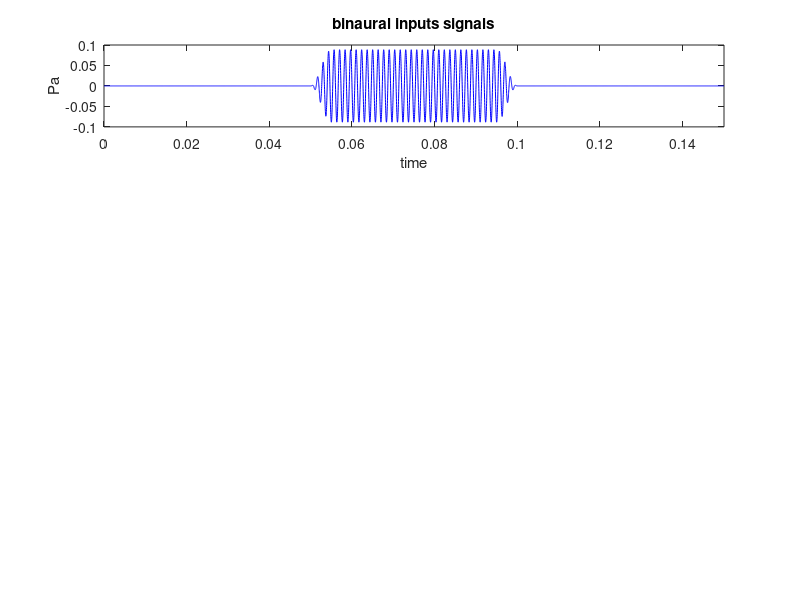

Reproduce this figure in MATLAB. (Note: this script raises an error after producing the figure.)
function test_binaural
% test_binaural is a first attempt to produce a binaural model
%  incorporating MSO and IC models.
% The monaural response is computed first for left and right stimuli
%  before using the CN response as input to the binaural MSO model
%  that, in turn, feeds a single cell IC model.
%
% The function has no arguments and everything is set up internally
%
% #1
% Identify the file (in 'MAPparamsName') containing the model parameters
%  the default is 'PL' which uses primary like neurons in the CN to
%  simulate spherical bushy cells
%
% #2
% Set AN_spikesOrProbability'). to 'spikes'
%
% #3
% Choose between a tone signal or file input (in 'signalType')
%
% #4
% Set the signal rms level (in leveldBSPL)
%
% #5
% Identify the channels in terms of their best frequencies in the vector
%  BFlist. This is currently a single-channel model, so only one BF needed
%
% #6
% Last minute changes to the parameters fetched earlier can be made using
%  the cell array of strings 'paramChanges'.
%  Each string must have the same format as the corresponding line in the
%  file identified in 'MAPparamsName'
% Currently this is used to specify that only HSR fibers are used and
%  for changing the current per AN spike at the CN dendrite
%
% #7
% specify the parameters of the MSO cells in the MSOParams structure
%
% #8
% specify the parameters of the IC cells in the ICMSOParams structure
%
% #9
% identify the plots required from MAP1_14 (i.e. before the bonaural model)
%
% #10
% Specify ITDs. The program cycles through different ITDs
%

global CNoutput dtSpikes
dbstop if error
restorePath=path;
addpath (['..' filesep 'MAP'],    ['..' filesep 'wavFileStore'], ...
    ['..' filesep 'utilities'])

%%  #1 monaural model parameter file name
MAPparamsName='PL';


%% #2 'spikes' are mandatory for this model
AN_spikesOrProbability='spikes';


%% #3 pure tone, harmonic sequence or speech file input
signalType= 'tones';
sampleRate= 50000;
duration=0.050;                 % seconds
rampDuration=.005;              % raised cosine ramp (seconds)
beginSilence=0.050;
endSilence=0.050;
toneFrequency= 750;            % or a pure tone (Hz)

%   or
% harmonic sequence (Hz)
% F0=210;
% toneFrequency= F0:F0:8000;

%   or
% signalType= 'file';
% fileName='twister_44kHz';

if strcmp(signalType, 'file')
    % needed for labeling plot
    showMapOptions.fileName=fileName;
else
    showMapOptions.fileName=[];
end

%% #4 rms level
leveldBSPL= 70;


%% #5 number of channels in the model
BFlist=toneFrequency;

%% #6 change model parameters

paramChanges={'IHCpreSynapseParams.tauCa=80e-6;',...
    'MacGregorMultiParams.currentPerSpike=0.800e-6;'};

% Parameter changes can be used to change one or more model parameters
%  *after* the MAPparams file has been read

%% #7 MSO parameters
MSOParams.nNeuronsPerBF=	10;   % N neurons per BF
MSOParams.type = 'primary-like cell';
MSOParams.fibersPerNeuron=4;   % N input fibers
MSOParams.dendriteLPfreq=2000;  % dendritic filter
MSOParams.currentPerSpike=0.11e-6; % (A) per spike
MSOParams.currentPerSpike=0.5e-6; % (A) per spike
MSOParams.Cap=4.55e-9;   % cell capacitance (Siemens)
MSOParams.tauM=5e-4;     % membrane time constant (s)
MSOParams.Ek=-0.01;      % K+ eq. potential (V)
MSOParams.dGkSpike=3.64e-5; % K+ cond.shift on spike,S
MSOParams.tauGk=	0.0012; % K+ conductance tau (s)
MSOParams.Th0=	0.01;   % equilibrium threshold (V)
MSOParams.c=	0.01;       % threshold shift on spike, (V)
MSOParams.tauTh=	0.015;  % variable threshold tau
MSOParams.Er=-0.06;      % resting potential (V)
MSOParams.Eb=0.06;       % spike height (V)
MSOParams.debugging=0;        % (special)
MSOParams.wideband=0;         % special for wideband units

%% #8 IC parameters
ICchopperParams.nNeuronsPerBF=	10;   % N neurons per BF
ICchopperParams.type = 'chopper cell';
ICchopperParams.fibersPerNeuron=10;  % N input fibers
ICchopperParams.dendriteLPfreq=50;   % dendritic filter
ICchopperParams.currentPerSpike=50e-9; % *per spike
ICchopperParams.currentPerSpike=100e-9; % *per spike
ICchopperParams.Cap=1.67e-8; % ??cell capacitance (Siemens)
ICchopperParams.tauM=0.002;  % membrane time constant (s)
ICchopperParams.Ek=-0.01;    % K+ eq. potential (V)
ICchopperParams.dGkSpike=1.33e-4; % K+ cond.shift on spike,S
ICchopperParams.tauGk=	0.0005;% K+ conductance tau (s)
ICchopperParams.Th0=	0.01; % equilibrium threshold (V)
ICchopperParams.c=	0;        % threshold shift on spike, (V)
ICchopperParams.tauTh=	0.02; % variable threshold tau
ICchopperParams.Er=-0.06;    % resting potential (V)
ICchopperParams.Eb=0.06;     % spike height (V)
ICchopperParams.PSTHbinWidth=	1e-4;

%% #9 delare 'showMap' options to control graphical output
% this applies to the monaural input model only
showMapOptions.printModelParameters=0;   % prints all parameters
showMapOptions.showModelOutput=1;   % plot all stages if monaural input

%% #10 ITDs
% the program cycles through a range of stimulus ITDs
ITDs=0e-6:100e-6:2000e-6;
% ITDs=0; % single shot

%% Now start computing!
figure(98), clf, set(gcf, 'name', 'binaural demo')
MSOcounts=zeros(1,length(ITDs));
ICcounts=zeros(1,length(ITDs));
ITDcount=0;
for ITD=ITDs
    ITDcount=ITDcount+1;
    delaySamples=round(ITD* sampleRate);
    %% Generate stimuli
    switch signalType
        case 'tones'
            % Create pure tone stimulus
            dt=1/sampleRate; % seconds
            time=dt: dt: duration;
            inputSignal=sum(sin(2*pi*toneFrequency'*time), 1);
            amp=10^(leveldBSPL/20)*28e-6;   % converts to Pascals (peak)
            inputSignal=amp*inputSignal;
            % apply ramps
            % catch rampTime error
            if rampDuration>0.5*duration, rampDuration=duration/2; end
            rampTime=dt:dt:rampDuration;
            ramp=[0.5*(1+cos(2*pi*rampTime/(2*rampDuration)+pi)) ...
                ones(1,length(time)-length(rampTime))];
            inputSignal=inputSignal.*ramp;
            ramp=fliplr(ramp);
            inputSignal=inputSignal.*ramp;
            % add silence
            intialSilence= zeros(1,round(beginSilence/dt));
            finalSilence= zeros(1,round(endSilence/dt));
            inputSignal= [intialSilence inputSignal finalSilence];

        case 'file'
            %% file input simple or mixed
            [inputSignal sampleRate]=wavread(fileName);
            dt=1/sampleRate;
            inputSignal=inputSignal(:,1);
            targetRMS=20e-6*10^(leveldBSPL/20);
            rms=(mean(inputSignal.^2))^0.5;
            amp=targetRMS/rms;
            inputSignal=inputSignal*amp;
            intialSilence= zeros(1,round(0.1/dt));
            finalSilence= zeros(1,round(0.2/dt));
            inputSignal= [intialSilence inputSignal' finalSilence];
    end

    %% run the monaural model twice
    t=dt:dt:dt*length(inputSignal);
    for ear={'left','right'}
        figure(98), subplot(4,1,1), colour='b'; hold off
        switch ear{1}
            case 'right'
                inputSignal=circshift(inputSignal', delaySamples)';
                hold on
                colour='r';
        end
        plot(t, inputSignal, colour)
        title ('binaural inputs signals')
        ylabel('Pa'), xlabel('time')
        xlim([0 max(t)])

        % call to monaural model
        MAP1_14(inputSignal, sampleRate, BFlist, ...
            MAPparamsName, AN_spikesOrProbability, paramChanges);

        % the model run is now complete. Now display the results
        UTIL_showMAP(showMapOptions, paramChanges)

        % copy the CN inputspiking pattern to the binaural display
        figure(98)
        switch ear{1}
            case 'left'
                CNoutputLeft=CNoutput;
                subplot(4,2,3)
            case 'right'
                CNoutputRight=CNoutput;
                subplot(4,2,4)
        end
        plotInstructions=[];
        plotInstructions.axes=gca;
        plotInstructions.displaydt=dtSpikes;
        plotInstructions.title= ['CN spikes ' ear{1}];
        plotInstructions.rasterDotSize=2;
        if sum(sum(CNoutput))<100
            plotInstructions.rasterDotSize=3;
        end
        UTIL_plotMatrix(CNoutput, plotInstructions);

    end % left/ right ear

    %%  MSO
    % run MSO model using left and right CN spikes
    MSOspikes=MSO(CNoutputLeft,CNoutputRight, dtSpikes, MSOParams);
    
    sumspikes=sum(sum(MSOspikes));
    disp(['ITD/ MSO spikes count= ' num2str([ITD sumspikes])])
    MSOcounts(ITDcount)=sumspikes;
    figure(98), subplot(4,2, 8), cla, hold off, plot(ITDs*1e6, MSOcounts)

    %% IC chopper
    % run IC model using all MSO spikes as input to a single IC cell
    ICMSOspikes=ICchopper(MSOspikes, dtSpikes, ICchopperParams);
    
    sumspikes=sum(sum(ICMSOspikes));
    disp(['ITD/ ICMSO spikes count= ' num2str([ITD sumspikes])])
    ICcounts(ITDcount)=sumspikes;
    figure(98), subplot(4,2,8),hold on, plot(ITDs*1e6, ICcounts,'r')
    xlabel('ITD'), ylabel(' spike count')
    title('MSO (blue)/ IC (red) spike counts')
    legend({'MSO','IC'})

end % ITDs

path(restorePath)


function MSOspikes=MSO(CNoutputLeft,CNoutputRight, dtSpikes, MSOparams)
%%
[nMSOcells nEpochs]=size(CNoutputLeft);
inputCurrent=zeros(nMSOcells, nEpochs);
MSOmembranePotential=inputCurrent;

MSO_tauM=MSOparams.tauM;
MSO_tauGk=MSOparams.tauGk;
MSO_tauTh=MSOparams.tauTh;
MSO_cap=MSOparams.Cap;
MSO_c=MSOparams.c;
MSO_b=MSOparams.dGkSpike;
MSO_Th0=MSOparams.Th0;
MSO_Ek=MSOparams.Ek;
MSO_Eb= MSOparams.Eb;
MSO_Er=MSOparams.Er;

MSO_E=zeros(nMSOcells,1);
MSO_Gk=zeros(nMSOcells,1);
MSO_Th=MSO_Th0*ones(nMSOcells,1);

% Dendritic filtering, all spikes are replaced by CNalphaFunction functions
MSOdendriteLPfreq= MSOparams.dendriteLPfreq;
MSOcurrentPerSpike=MSOparams.currentPerSpike;
MSOspikeToCurrentTau=1/(2*pi*MSOdendriteLPfreq);
t=dtSpikes:dtSpikes:5*MSOspikeToCurrentTau;
MSO_CNalphaFunction= (MSOcurrentPerSpike / ...
    MSOspikeToCurrentTau)*t.*exp(-t / MSOspikeToCurrentTau);
% show alpha function
% figure(84), subplot(4,2,2), plot(t,MSO_CNalphaFunction)
% title(['LP cutoff ' num2str(MSOdendriteLPfreq)])

% convert CN spikes to post-dendritic current
CN_spikes=CNoutputLeft+CNoutputRight;
for i=1:nMSOcells
    x= conv2(CN_spikes(i,:),  MSO_CNalphaFunction);
    inputCurrent(i,:)=x(1:nEpochs);
end

if MSO_c==0
    % faster computation when threshold is stable (c==0)
    for t=1:nEpochs
        s=MSO_E>MSO_Th0;
        dE = (-MSO_E/MSO_tauM + inputCurrent(:,t)/MSO_cap +...
            (MSO_Gk/MSO_cap).*(MSO_Ek-MSO_E))*dtSpikes;
        dGk=-MSO_Gk*dtSpikes/MSO_tauGk +MSO_b*s;
        MSO_E=MSO_E+dE;
        MSO_Gk=MSO_Gk+dGk;
        MSOmembranePotential(:,t)=MSO_E+s.*(MSO_Eb-MSO_E)+MSO_Er;
    end
else
    %  threshold is changing (MSO_c>0; e.g. bushy cell)
    for t=1:nEpochs
        dE = (-MSO_E/MSO_tauM + ...
            inputCurrent(:,t)/MSO_cap + (MSO_Gk/MSO_cap)...
            .*(MSO_Ek-MSO_E))*dtSpikes;
        MSO_E=MSO_E+dE;
        s=MSO_E>MSO_Th;
        MSOmembranePotential(:,t)=MSO_E+s.*(MSO_Eb-MSO_E)+MSO_Er;
        dGk=-MSO_Gk*dtSpikes/MSO_tauGk +MSO_b*s;
        MSO_Gk=MSO_Gk+dGk;

        % After a spike, the threshold is raised
        % otherwise it settles to its baseline
        dTh=-(MSO_Th-MSO_Th0)*dtSpikes/MSO_tauTh +s*MSO_c;
        MSO_Th=MSO_Th+dTh;
    end
end

figure(98),subplot(4,1,3)
hold off, imagesc(MSOmembranePotential)
title ('MSO (V)')

MSOspikes=MSOmembranePotential> -0.01;
% Remove any spike that is immediately followed by a spike
%  NB 'find' works on columns (whence the transposing)
MSOspikes=MSOspikes';
idx=find(MSOspikes);
idx=idx(1:end-1);
MSOspikes(idx+1)=0;
MSOspikes=MSOspikes';


function ICMSOspikes=ICchopper(ICMSOspikes, dtSpikes, ICMSOParams)
%%
ICMSOspikes=sum(ICMSOspikes);
[nICMSOcells nEpochs]=size(ICMSOspikes);
inputCurrent=zeros(nICMSOcells, nEpochs);
ICMSOmembranePotential=inputCurrent;

ICMSO_tauM=ICMSOParams.tauM;
ICMSO_tauGk=ICMSOParams.tauGk;
ICMSO_tauTh=ICMSOParams.tauTh;
ICMSO_cap=ICMSOParams.Cap;
ICMSO_c=ICMSOParams.c;
ICMSO_b=ICMSOParams.dGkSpike;
ICMSO_Th0=ICMSOParams.Th0;
ICMSO_Ek=ICMSOParams.Ek;
ICMSO_Eb= ICMSOParams.Eb;
ICMSO_Er=ICMSOParams.Er;

ICMSO_E=zeros(nICMSOcells,1);
ICMSO_Gk=zeros(nICMSOcells,1);
ICMSO_Th=ICMSO_Th0*ones(nICMSOcells,1);

% Dendritic filtering, all spikes are replaced by CNalphaFunction functions
ICMSOdendriteLPfreq= ICMSOParams.dendriteLPfreq;
ICMSOcurrentPerSpike=ICMSOParams.currentPerSpike;
ICMSOspikeToCurrentTau=1/(2*pi*ICMSOdendriteLPfreq);
t=dtSpikes:dtSpikes:5*ICMSOspikeToCurrentTau;
ICMSOalphaFunction= (ICMSOcurrentPerSpike / ...
    ICMSOspikeToCurrentTau)*t.*exp(-t / ICMSOspikeToCurrentTau);
% show alpha function
% figure(84), subplot(4,2,5), plot(t,ICMSOalphaFunction)
% title(['IC MSO LP cutoff ' num2str(ICMSOdendriteLPfreq)])

% post-dendritic current
for i=1:nICMSOcells
    x= conv2(1*ICMSOspikes(i,:),  ICMSOalphaFunction);
    inputCurrent(i,:)=x(1:nEpochs);
end

if ICMSO_c==0
    % faster computation when threshold is stable (c==0)
    for t=1:nEpochs
        s=ICMSO_E>ICMSO_Th0;
        dE = (-ICMSO_E/ICMSO_tauM + inputCurrent(:,t)/ICMSO_cap +...
            (ICMSO_Gk/ICMSO_cap).*(ICMSO_Ek-ICMSO_E))*dtSpikes;
        dGk=-ICMSO_Gk*dtSpikes/ICMSO_tauGk +ICMSO_b*s;
        ICMSO_E=ICMSO_E+dE;
        ICMSO_Gk=ICMSO_Gk+dGk;
        ICMSOmembranePotential(:,t)=ICMSO_E+s.*(ICMSO_Eb-ICMSO_E)+ICMSO_Er;
    end
else
    %  threshold is changing (ICMSO_c>0; e.g. bushy cell)
    for t=1:nEpochs
        dE = (-ICMSO_E/ICMSO_tauM + ...
            inputCurrent(:,t)/ICMSO_cap + (ICMSO_Gk/ICMSO_cap)...
            .*(ICMSO_Ek-ICMSO_E))*dtSpikes;
        ICMSO_E=ICMSO_E+dE;
        s=ICMSO_E>ICMSO_Th;
        ICMSOmembranePotential(:,t)=ICMSO_E+s.*(ICMSO_Eb-ICMSO_E)+ICMSO_Er;
        dGk=-ICMSO_Gk*dtSpikes/ICMSO_tauGk +ICMSO_b*s;
        ICMSO_Gk=ICMSO_Gk+dGk;

        % After a spike, the threshold is raised
        % otherwise it settles to its baseline
        dTh=-(ICMSO_Th-ICMSO_Th0)*dtSpikes/ICMSO_tauTh +s*ICMSO_c;
        ICMSO_Th=ICMSO_Th+dTh;
    end
end

t=dtSpikes:dtSpikes:dtSpikes*length(ICMSOmembranePotential);
figure(98),subplot(4,2,7)
plot(t, ICMSOmembranePotential)
ylim([-0.07 0]), xlim([0 max(t)])
title('IC (V)')

ICMSOspikes=ICMSOmembranePotential> -0.01;
% now remove any spike that is immediately followed by a spike
% NB 'find' works on columns (whence the transposing)
ICMSOspikes=ICMSOspikes';
idx=find(ICMSOspikes);
idx=idx(1:end-1);
ICMSOspikes(idx+1)=0;
ICMSOspikes=ICMSOspikes';

